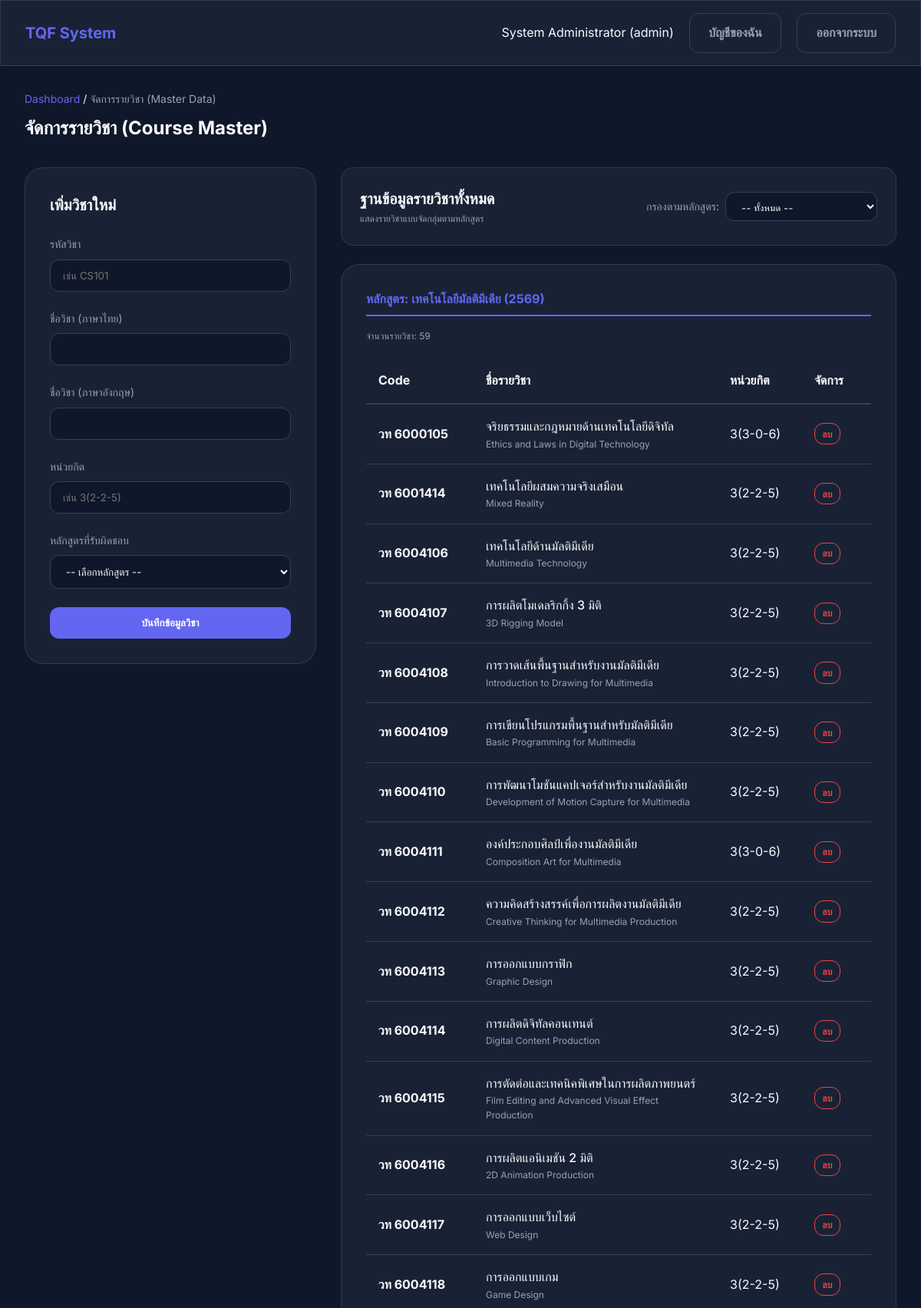
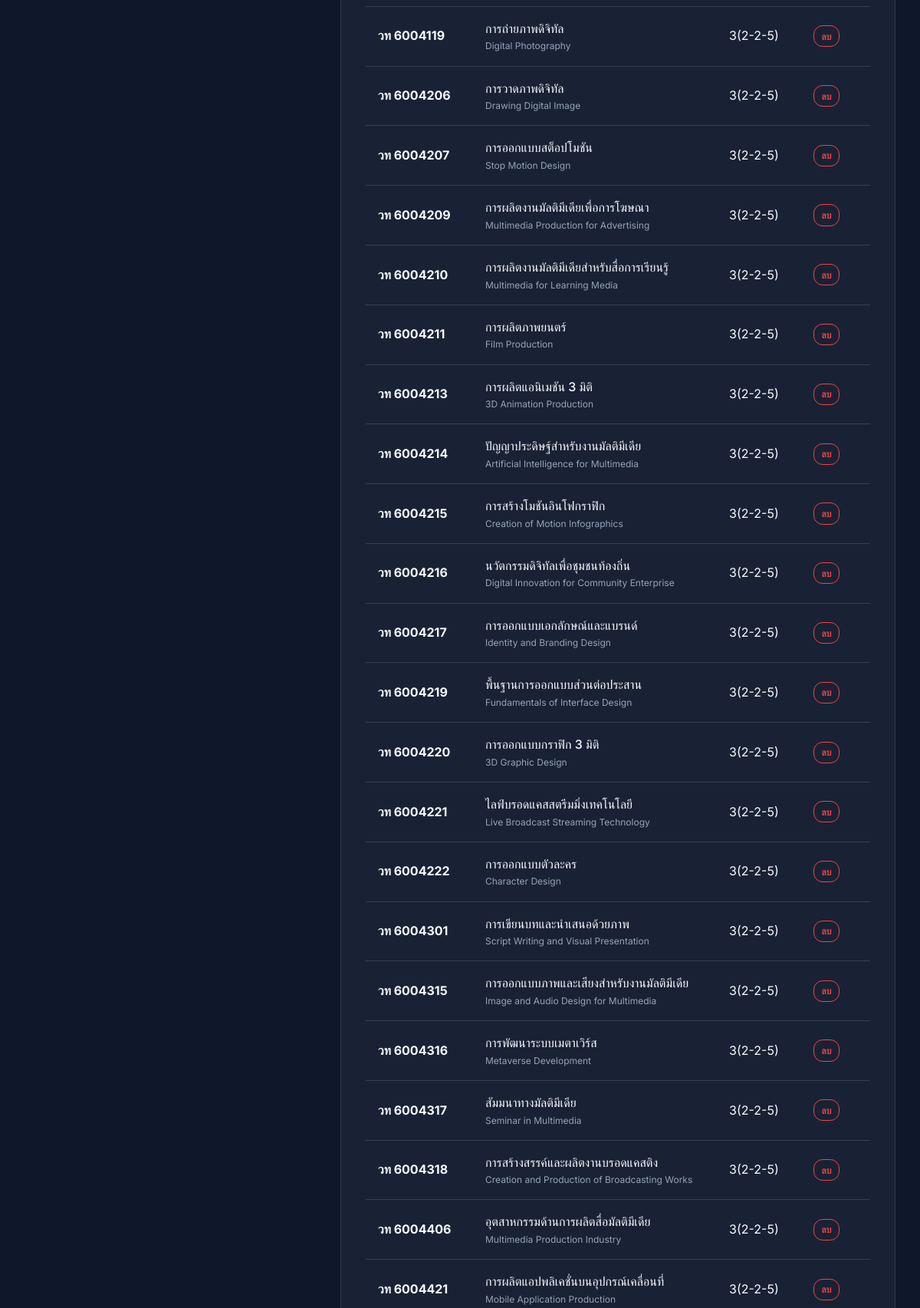
Page /admin/courses (signed in, upper part) on the committed database (2 pictures, top to bottom).
### models.py (models this page shows, shortened)
class User(UserMixin, db.Model):
    id = db.Column(db.Integer, primary_key=True)
    username = db.Column(db.String(64), unique=True, nullable=False)
    password_hash = db.Column(db.String(256), nullable=False)
    role = db.Column(db.String(20), nullable=False)  # instructor, head, academic, admin
    full_name = db.Column(db.String(128), nullable=False)
    faculty_id = db.Column(db.Integer, db.ForeignKey('faculty.id'))
    program_id = db.Column(db.Integer, db.ForeignKey('program.id'))
    sections = db.relationship('Section', backref='instructor', lazy=True)
    user_roles = db.relationship('UserRole', backref='user', lazy=True, cascade='all, delete-orphan')
    def role_names(self):
        roles = set()
        if self.role:
            roles.add(self.role)
        for r in self.user_roles or []:
            if r.role:
                roles.add(r.role)
        order = {'admin': 0, 'academic': 1, 'head': 2, 'instructor': 3}
        return sorted(roles, key=lambda x: order.get(x, 99))
    def has_any_role(self, role_names) -> bool:
        user_roles = set(self.role_names())
        return any(r in user_roles for r in role_names)

class Course(db.Model):
    id = db.Column(db.Integer, primary_key=True)
    code = db.Column(db.String(20), nullable=False)
    name_th = db.Column(db.String(256), nullable=False)
    name_en = db.Column(db.String(256), nullable=False)
    credits = db.Column(db.String(10))
    description = db.Column(db.Text)
    program_id = db.Column(db.Integer, db.ForeignKey('program.id')) # Link course to program
    __table_args__ = (
        db.UniqueConstraint('program_id', 'code', name='uq_course_program_code'),
    )
    program = db.relationship('Program', backref='courses')

### app.py (the view, shortened to what this page needs)
@app.route('/admin/courses', methods=['GET', 'POST'])
@login_required
@roles_required('admin')
def manage_courses():
    from models import Program, Course, Faculty
    programs = Program.query.all()
    selected_program_id = request.args.get('program_id')
    query = Course.query
    if selected_program_id:
        query = query.filter_by(program_id=selected_program_id)
    courses = query.all()
    grouped_courses = {}
    for course in courses:
        prog_name = course.program.name if course.program else "Other"
        if course.program and course.program.year:
            prog_name += f" ({course.program.year})"
        if prog_name not in grouped_courses:
            grouped_courses[prog_name] = []
        grouped_courses[prog_name].append(course)
    return render_template('admin/courses.html', grouped_courses=grouped_courses, programs=programs, selected_program_id=selected_program_id)

### app.py (called while the page is built, shortened)
def get_active_role():
    if not current_user.is_authenticated:
        return None
    available = current_user.role_names()
    chosen = session.get('active_role')
    if chosen in available:
        return chosen

def _ensure_schema_created():
    if app.config.get('_SCHEMA_READY'):
        return

@app.before_request
def _auto_create_schema_once():
    _ensure_schema_created()

def roles_required(*roles):
    def decorator(f):
        @wraps(f)
        def decorated_function(*args, **kwargs):
            if not current_user.is_authenticated or not current_user.has_any_role(roles):
                flash('คุณไม่มีสิทธิ์เข้าถึงหน้านี้', 'danger')
                return redirect(url_for('dashboard'))
            return f(*args, **kwargs)
        return decorated_function
    return decorator

@app.context_processor
def _inject_roles_context():
    if not current_user.is_authenticated:
        return {}
    return {
        'active_role': get_active_role(),
        'available_roles': current_user.role_names(),
    }

@login_manager.user_loader
def load_user(user_id):
    return User.query.get(int(user_id))

### templates/admin/courses.html (shortened to what this page needs)
{% extends "base.html" %}
{% block content %}
<div class="page-header">
    <div>
        <nav class="breadcrumb">
            <a href="{{ url_for('dashboard') }}">Dashboard</a> /
            <span class="text-muted">จัดการรายวิชา (Master Data)</span>
        </nav>
        <h2>จัดการรายวิชา (Course Master)</h2>
    </div>
</div>
<div class="course-grid">
    <div class="side-panel">
        <div class="glass panel">
            <h3 class="panel-title mb-6">เพิ่มวิชาใหม่</h3>
            <form method="POST">
                <div class="form-group">
                    <label>รหัสวิชา</label>
                    <input type="text" name="code" class="form-control" placeholder="เช่น CS101" required>
                </div>
                <div class="form-group">
                    <label>ชื่อวิชา (ภาษาไทย)</label>
                    <input type="text" name="name_th" class="form-control" required>
                </div>
                <div class="form-group">
                    <label>ชื่อวิชา (ภาษาอังกฤษ)</label>
                    <input type="text" name="name_en" class="form-control" required>
                </div>
                <div class="form-group">
                    <label>หน่วยกิต</label>
                    <input type="text" name="credits" class="form-control" placeholder="เช่น 3(2-2-5)" required>
                </div>
                <div class="form-group">
                    <label>หลักสูตรที่รับผิดชอบ</label>
                    <select name="program_id" class="form-control" required>
                        <option value="">-- เลือกหลักสูตร --</option>
                    </select>
                </div>
                <button type="submit" class="btn btn-primary">บันทึกข้อมูลวิชา</button>
            </form>
        </div>
    </div>
    <div class="main-panel">
        <div class="glass panel-sm course-header">
            <div>
                <h3 style="font-size: 1.25rem; margin: 0;">ฐานข้อมูลรายวิชาทั้งหมด</h3>
                <div class="muted">แสดงรายวิชาแบบจัดกลุ่มตามหลักสูตร</div>
            </div>
            <form method="GET" class="filter-form">
                <label class="text-muted" style="font-size: 0.875rem;">กรองตามหลักสูตร:</label>
                <select name="program_id" class="form-control select-inline" onchange="this.form.submit()">
                    <option value="">-- ทั้งหมด --</option>
                </select>
            </form>
        </div>
        {% for prog_name, courses in grouped_courses.items() %}
        <div class="glass panel">
            <h4 class="course-section-title">
                หลักสูตร: {{ prog_name }}
            </h4>
            <div class="muted mb-5">จำนวนรายวิชา: {{ courses|length }}</div>
            <div class="table-scroll">
                <table class="course-table">
                    <thead>
                        <tr>
                            <th class="col-code">Code</th>
                            <th>ชื่อรายวิชา</th>
                            <th class="col-credits">หน่วยกิต</th>
                            <th class="col-actions">จัดการ</th>
                        </tr>
                    </thead>
                    <tbody>
                        {% for course in courses %}
                        <tr>
                            <td class="course-code">{{ course.code }}</td>
                            <td>
                                <div class="course-name">{{ course.name_th }}</div>
                                <div class="muted">{{ course.name_en }}</div>
                            </td>
                            <td>{{ course.credits }}</td>
                            <td>
                                <form action="{{ url_for('delete_course', course_id=course.id) }}" method="POST" onsubmit="return confirm('ยืนยันการลบรายวิชานี้จากฐานข้อมูล?')">
                                    <button type="submit" class="btn btn-outline-danger">
                                        ลบ
                                    </button>
                                </form>
                            </td>
                        </tr>
                        {% endfor %}
                    </tbody>
                </table>
            </div>
        </div>
        {% else %}
        <div class="glass panel" style="text-align: center; color: var(--text-muted);">
            ไม่พบรายวิชาตามเงื่อนไขที่เลือก
        </div>
        {% endfor %}
    </div>
</div>
{% endblock %}

### templates/base.html (shortened to what this page needs)
<!DOCTYPE html>
<html lang="th">
<head>
    <link rel="stylesheet" href="{{ url_for('static', filename='css/style.css') }}">
</head>
<body>
    {% if current_user.is_authenticated %}
    <nav class="navbar glass">
        <div class="nav-brand">TQF System</div>
        <div class="nav-user">
            <span>{{ current_user.full_name }} ({{ active_role or current_user.role }})</span>
            <a href="{{ url_for('account') }}" class="btn btn-secondary" style="margin-left: 1rem; color: var(--text-muted);">บัญชีของฉัน</a>
            <a href="{{ url_for('logout') }}" class="btn btn-secondary" style="margin-left: 1rem; color: var(--text-muted);">ออกจากระบบ</a>
        </div>
    </nav>
    {% endif %}
    <div class="container">
        {% block content %}{% endblock %}
    </div>
</body>
</html>

### static/css/style.css (style rules this page uses)
:root { --primary-color: #6366f1; --primary-hover: #4f46e5; --bg-dark: #0f172a; --bg-card: #1e293b; --text-main: #f8fafc; --text-muted: #94a3b8; --border-color: #334155; --accent-success: #10b981; --accent-warning: #f59e0b; --accent-danger: #ef4444; }
* { margin: 0; padding: 0; box-sizing: border-box; font-family: 'Inter', 'Sarabun', sans-serif; }
body { background-color: var(--bg-dark); color: var(--text-main); line-height: 1.6; }
.glass { background: rgba(30, 41, 59, 0.7); backdrop-filter: blur(12px); border: 1px solid rgba(255, 255, 255, 0.1); }
.container { max-width: 1200px; margin: 0 auto; padding: 2rem; }
.form-group { margin-bottom: 1.5rem; }
.form-group label { display: block; margin-bottom: 0.5rem; color: var(--text-muted); font-size: 0.875rem; }
.form-control { width: 100%; padding: 0.75rem 1rem; background-color: #0f172a; border: 1px solid var(--border-color); border-radius: 0.75rem; color: var(--text-main); transition: all 0.3s ease; }
.btn { display: inline-block; padding: 0.75rem 1.5rem; border-radius: 0.75rem; font-weight: 600; text-align: center; cursor: pointer; transition: all 0.3s ease; border: none; text-decoration: none; }
.btn-primary { background-color: var(--primary-color); color: white; width: 100%; }
.navbar { display: flex; justify-content: space-between; align-items: center; padding: 1rem 2rem; border-bottom: 1px solid var(--border-color); }
.nav-brand { font-size: 1.25rem; font-weight: 700; color: var(--primary-color); }
.btn-secondary { background: transparent; color: var(--text-muted); border: 1px solid var(--border-color); }
.btn-outline-danger { background: transparent; color: var(--accent-danger); border: 1px solid var(--accent-danger); padding: 0.35rem 0.6rem; font-size: 0.75rem; }
.page-header { display: flex; justify-content: space-between; align-items: center; margin-bottom: 2rem; }
.breadcrumb { font-size: 0.875rem; margin-bottom: 0.5rem; }
.breadcrumb a { color: var(--primary-color); text-decoration: none; }
.text-muted { color: var(--text-muted); }
.muted { font-size: 0.75rem; color: var(--text-muted); }
.course-grid { display: grid; grid-template-columns: minmax(320px, 380px) 1fr; gap: 2rem; align-items: start; }
.side-panel { display: flex; flex-direction: column; gap: 2rem; position: sticky; top: 1.5rem; }
.panel { padding: 2rem; border-radius: 1.5rem; }
.panel-sm { padding: 1.5rem; border-radius: 1rem; }
.panel-title { margin-bottom: 1rem; font-size: 1.25rem; }
.mb-6 { margin-bottom: 1.5rem; }
.mb-5 { margin-bottom: 1.25rem; }
.main-panel { display: flex; flex-direction: column; gap: 1.5rem; }
.table-scroll { overflow-x: auto; }
.course-section-title { margin-bottom: 1rem; color: var(--primary-color); border-bottom: 2px solid var(--primary-color); padding-bottom: 0.5rem; }
.course-code { font-weight: 700; }
.course-name { font-weight: 500; }
.course-table .col-code { width: 140px; }
.course-table .col-credits { width: 110px; }
.course-table .col-actions { width: 90px; }
.course-header { display: flex; justify-content: space-between; align-items: center; gap: 1rem; flex-wrap: wrap; }
.filter-form { display: flex; gap: 0.5rem; align-items: center; }
.select-inline { width: auto; height: 38px; }
.course-table { width: 100%; border-collapse: collapse; min-width: 640px; }
.course-table th, .course-table td { padding: 1rem; }
.course-table thead tr { text-align: left; border-bottom: 2px solid var(--border-color); }
.course-table tbody tr { border-bottom: 1px solid var(--border-color); }

### rows in the picture
User: full_name "System Administrator"
Course: code "วท 6000105", name_th "จริยธรรมและกฎหมายด้านเทคโนโลยีดิจิทัล", name_en "Ethics and Laws in Digital Technology", credits "3(3-0-6)"
Course: code "วท 6001414", name_th "เทคโนโลยีผสมความจริงเสมือน", name_en "Mixed Reality", credits "3(2-2-5)"
Course: code "วท 6004106", name_th "เทคโนโลยีด้านมัลติมีเดีย", name_en "Multimedia Technology", credits "3(2-2-5)"
Course: code "วท 6004107", name_th "การผลิตโมเดลริกกิ้ง 3 มิติ", name_en "3D Rigging Model", credits "3(2-2-5)"
Course: code "วท 6004108", name_th "การวาดเส้นพื้นฐานสำหรับงานมัลติมีเดีย", name_en "Introduction to Drawing for Multimedia", credits "3(2-2-5)"
Course: code "วท 6004109", name_th "การเขียนโปรแกรมพื้นฐานสำหรับมัลติมีเดีย", name_en "Basic Programming for Multimedia", credits "3(2-2-5)"
Course: code "วท 6004110", name_th "การพัฒนาโมชันแคปเจอร์สำหรับงานมัลติมีเดีย", name_en "Development of Motion Capture for Multimedia", credits "3(2-2-5)"
Course: code "วท 6004111", name_th "องค์ประกอบศิลป์เพื่องานมัลติมีเดีย", name_en "Composition Art for Multimedia", credits "3(3-0-6)"
Course: code "วท 6004112", name_th "ความคิดสร้างสรรค์เพื่อการผลิตงานมัลติมีเดีย", name_en "Creative Thinking for Multimedia Production", credits "3(2-2-5)"
Course: code "วท 6004113", name_th "การออกแบบกราฟิก", name_en "Graphic Design", credits "3(2-2-5)"
Course: code "วท 6004114", name_th "การผลิตดิจิทัลคอนเทนต์", name_en "Digital Content Production", credits "3(2-2-5)"
Course: code "วท 6004115", name_th "การตัดต่อและเทคนิคพิเศษในการผลิตภาพยนตร์", name_en "Film Editing and Advanced Visual Effect Production", credits "3(2-2-5)"
Course: code "วท 6004116", name_th "การผลิตแอนิเมชัน 2 มิติ", name_en "2D Animation Production", credits "3(2-2-5)"
Course: code "วท 6004117", name_th "การออกแบบเว็บไซต์", name_en "Web Design", credits "3(2-2-5)"
Course: code "วท 6004118", name_th "การออกแบบเกม", name_en "Game Design", credits "3(2-2-5)"
Course: code "วท 6004119", name_th "การถ่ายภาพดิจิทัล", name_en "Digital Photography", credits "3(2-2-5)"
Course: code "วท 6004206", name_th "การวาดภาพดิจิทัล", name_en "Drawing Digital Image", credits "3(2-2-5)"
Course: code "วท 6004207", name_th "การออกแบบสต็อปโมชัน", name_en "Stop Motion Design", credits "3(2-2-5)"
Course: code "วท 6004209", name_th "การผลิตงานมัลติมีเดียเพื่อการโฆษณา", name_en "Multimedia Production for Advertising", credits "3(2-2-5)"
Course: code "วท 6004210", name_th "การผลิตงานมัลติมีเดียสำหรับสื่อการเรียนรู้", name_en "Multimedia for Learning Media", credits "3(2-2-5)"
Course: code "วท 6004211", name_th "การผลิตภาพยนตร์", name_en "Film Production", credits "3(2-2-5)"
Course: code "วท 6004213", name_th "การผลิตแอนิเมชัน 3 มิติ", name_en "3D Animation Production", credits "3(2-2-5)"
Course: code "วท 6004214", name_th "ปัญญาประดิษฐ์สำหรับงานมัลติมีเดีย", name_en "Artificial Intelligence for Multimedia", credits "3(2-2-5)"
Course: code "วท 6004215", name_th "การสร้างโมชันอินโฟกราฟิก", name_en "Creation of Motion Infographics", credits "3(2-2-5)"
Course: code "วท 6004216", name_th "นวัตกรรมดิจิทัลเพื่อชุมชนท้องถิ่น", name_en "Digital Innovation for Community Enterprise", credits "3(2-2-5)"
Course: code "วท 6004217", name_th "การออกแบบเอกลักษณ์และแบรนด์", name_en "Identity and Branding Design", credits "3(2-2-5)"
Course: code "วท 6004219", name_th "พื้นฐานการออกแบบส่วนต่อประสาน", name_en "Fundamentals of Interface Design", credits "3(2-2-5)"
Course: code "วท 6004220", name_th "การออกแบบกราฟิก 3 มิติ", name_en "3D Graphic Design", credits "3(2-2-5)"
Course: code "วท 6004221", name_th "ไลฟ์บรอดแคสสตรีมมิ่งเทคโนโลยี", name_en "Live Broadcast Streaming Technology", credits "3(2-2-5)"
Course: code "วท 6004222", name_th "การออกแบบตัวละคร", name_en "Character Design", credits "3(2-2-5)"
Course: code "วท 6004301", name_th "การเขียนบทและนำเสนอด้วยภาพ", name_en "Script Writing and Visual Presentation", credits "3(2-2-5)"
Course: code "วท 6004315", name_th "การออกแบบภาพและเสียงสำหรับงานมัลติมีเดีย", name_en "Image and Audio Design for Multimedia", credits "3(2-2-5)"
Course: code "วท 6004316", name_th "การพัฒนาระบบเมตาเวิร์ส", name_en "Metaverse Development", credits "3(2-2-5)"
Course: code "วท 6004317", name_th "สัมมนาทางมัลติมีเดีย", name_en "Seminar in Multimedia", credits "3(2-2-5)"
Course: code "วท 6004318", name_th "การสร้างสรรค์และผลิตงานบรอดแคสติง", name_en "Creation and Production of Broadcasting Works", credits "3(2-2-5)"
Course: code "วท 6004406", name_th "อุตสาหกรรมด้านการผลิตสื่อมัลติมีเดีย", name_en "Multimedia Production Industry", credits "3(2-2-5)"
Course: code "วท 6004421", name_th "การผลิตแอปพลิเคชั่นบนอุปกรณ์เคลื่อนที่", name_en "Mobile Application Production", credits "3(2-2-5)"

### other values in the picture
{{ active_role or current_user.role }} "admin"
{{ prog_name }} "เทคโนโลยีมัลติมีเดีย (2569)"
{{ courses|length }} "59"
